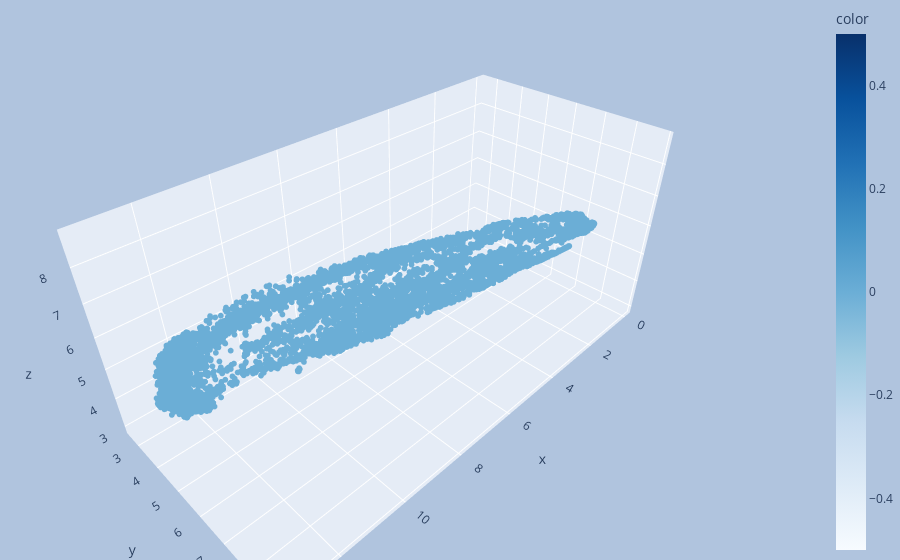

The cell this chart's notebook holds for it:
### Code cell
data = pX.T
color = np.zeros(pX.shape[1])
draw_umap(n_components=3, size = 2, title='UMAP Transformation of Genes')

### Figure 1 — Plotly figure (JSON) as saved in the notebook; plotly's stock layout.template omitted (floating-point values rounded to 4 significant figures; data arrays with more than 128 entries replaced by an {"elided": "..."} marker saying what was removed)
{"data": [{"hovertemplate": "x=%{x}<br>y=%{y}<br>z=%{z}<br>color=%{marker.color}<extra></extra>", "legendgroup": "", "marker": {"color": {"elided": "6033 int values"}, "coloraxis": "coloraxis", "line": {"width": 0}, "size": 2, "symbol": "circle"}, "mode": "markers", "name": "", "scene": "scene", "showlegend": false, "type": "scatter3d", "x": {"elided": "6033 float values"}, "y": {"elided": "6033 float values"}, "z": {"elided": "6033 float values"}}], "layout": {"coloraxis": {"colorbar": {"title": {"text": "color"}}, "colorscale": [[0, "rgb(247,251,255)"], [0.125, "rgb(222,235,247)"], [0.25, "rgb(198,219,239)"], [0.375, "rgb(158,202,225)"], [0.5, "rgb(107,174,214)"], [0.625, "rgb(66,146,198)"], [0.75, "rgb(33,113,181)"], [0.875, "rgb(8,81,156)"], [1, "rgb(8,48,107)"]]}, "legend": {"tracegroupgap": 0}, "margin": {"b": 0, "l": 0, "r": 0, "t": 0}, "paper_bgcolor": "LightSteelBlue", "scene": {"domain": {"x": [0, 1], "y": [0, 1]}, "xaxis": {"title": {"text": "x"}}, "yaxis": {"title": {"text": "y"}}, "zaxis": {"title": {"text": "z"}}}, "title": {"text": "UMAP Transformation of Genes"}}}
